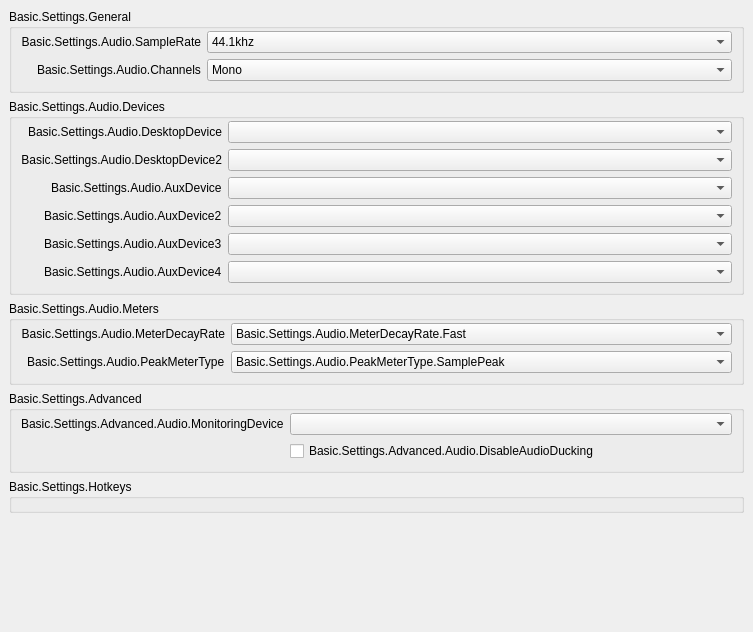
           <widget class="QWidget" name="scrollAreaWidgetContents_50">
            <property name="geometry">
             <rect>
              <x>0</x>
              <y>0</y>
              <width>753</width>
              <height>632</height>
             </rect>
            </property>
            <layout class="QVBoxLayout" name="verticalLayout_50">
             <property name="leftMargin">
              <number>0</number>
             </property>
             <property name="topMargin">
              <number>0</number>
             </property>
             <property name="rightMargin">
              <number>0</number>
             </property>
             <property name="bottomMargin">
              <number>9</number>
             </property>
             <item alignment="Qt::AlignTop">
              <widget class="QWidget" name="widget_50" native="true">
               <layout class="QVBoxLayout" name="verticalLayout_51">
                <item>
                 <widget class="QGroupBox" name="audioGeneralGroupBox">
                  <property name="title">
                   <string>Basic.Settings.General</string>
                  </property>
                  <layout class="QFormLayout" name="formLayout_52">
                   <property name="fieldGrowthPolicy">
                    <enum>QFormLayout::AllNonFixedFieldsGrow</enum>
                   </property>
                   <property name="labelAlignment">
                    <set>Qt::AlignRight|Qt::AlignTrailing|Qt::AlignVCenter</set>
                   </property>
                   <property name="topMargin">
                    <number>2</number>
                   </property>
                   <item row="0" column="0">
                    <widget class="QLabel" name="label_14">
                     <property name="minimumSize">
                      <size>
                       <width>170</width>
                       <height>0</height>
                      </size>
                     </property>
                     <property name="text">
                      <string>Basic.Settings.Audio.SampleRate</string>
                     </property>
                     <property name="alignment">
                      <set>Qt::AlignRight|Qt::AlignTrailing|Qt::AlignVCenter</set>
                     </property>
                     <property name="buddy">
                      <cstring>sampleRate</cstring>
                     </property>
                    </widget>
                   </item>
                   <item row="0" column="1">
                    <widget class="QComboBox" name="sampleRate">
                     <property name="currentText">
                      <string notr="true">44.1khz</string>
                     </property>
                     <property name="currentIndex">
                      <number>0</number>
                     </property>
                     <item>
                      <property name="text">
                       <string>44.1khz</string>
                      </property>
                     </item>
                     <item>
                      <property name="text">
                       <string>48khz</string>
                      </property>
                     </item>
                    </widget>
                   </item>
                   <item row="1" column="0">
                    <widget class="QLabel" name="label_15">
                     <property name="text">
                      <string>Basic.Settings.Audio.Channels</string>
                     </property>
                     <property name="buddy">
                      <cstring>channelSetup</cstring>
                     </property>
                    </widget>
                   </item>
                   <item row="1" column="1">
                    <widget class="QComboBox" name="channelSetup">
                     <property name="currentText">
                      <string>Mono</string>
                     </property>
                     <property name="currentIndex">
                      <number>0</number>
                     </property>
                     <item>
                      <property name="text">
                       <string>Mono</string>
                      </property>
                     </item>
                     <item>
                      <property name="text">
                       <string>Stereo</string>
                      </property>
                     </item>
                     <item>
                      <property name="text">
                       <string>2.1</string>
                      </property>
                     </item>
                     <item>
                      <property name="text">
                       <string>4.0</string>
                      </property>
                     </item>
                     <item>
                      <property name="text">
                       <string>4.1</string>
                      </property>
                     </item>
                     <item>
                      <property name="text">
                       <string>5.1</string>
                      </property>
                     </item>
                     <item>
                      <property name="text">
                       <string>7.1</string>
                      </property>
                     </item>
                    </widget>
                   </item>
                  </layout>
                 </widget>
                </item>
                <item>
                 <widget class="QGroupBox" name="audioDevicesGroupBox">
                  <property name="title">
                   <string>Basic.Settings.Audio.Devices</string>
                  </property>
                  <layout class="QFormLayout" name="formLayout_53">
                   <property name="fieldGrowthPolicy">
                    <enum>QFormLayout::AllNonFixedFieldsGrow</enum>
                   </property>
                   <property name="labelAlignment">
                    <set>Qt::AlignRight|Qt::AlignTrailing|Qt::AlignVCenter</set>
                   </property>
                   <property name="topMargin">
                    <number>2</number>
                   </property>
                   <item row="0" column="0">
                    <widget class="QLabel" name="label_2">
                     <property name="minimumSize">
                      <size>
                       <width>170</width>
                       <height>0</height>
                      </size>
                     </property>
                     <property name="text">
                      <string>Basic.Settings.Audio.DesktopDevice</string>
                     </property>
                     <property name="alignment">
                      <set>Qt::AlignRight|Qt::AlignTrailing|Qt::AlignVCenter</set>
                     </property>
                     <property name="buddy">
                      <cstring>desktopAudioDevice1</cstring>
                     </property>
                    </widget>
                   </item>
                   <item row="0" column="1">
                    <widget class="QComboBox" name="desktopAudioDevice1">
                     <property name="enabled">
                      <bool>true</bool>
                     </property>
                    </widget>
                   </item>
                   <item row="1" column="0">
                    <widget class="QLabel" name="label_3">
                     <property name="text">
                      <string>Basic.Settings.Audio.DesktopDevice2</string>
                     </property>
                     <property name="alignment">
                      <set>Qt::AlignRight|Qt::AlignTrailing|Qt::AlignVCenter</set>
                     </property>
                     <property name="buddy">
                      <cstring>desktopAudioDevice2</cstring>
                     </property>
                    </widget>
                   </item>
                   <item row="1" column="1">
                    <widget class="QComboBox" name="desktopAudioDevice2">
                     <property name="enabled">
                      <bool>true</bool>
                     </property>
                    </widget>
                   </item>
                   <item row="2" column="0">
                    <widget class="QLabel" name="label_4">
                     <property name="text">
                      <string>Basic.Settings.Audio.AuxDevice</string>
                     </property>
                     <property name="buddy">
                      <cstring>auxAudioDevice1</cstring>
                     </property>
                    </widget>
                   </item>
                   <item row="2" column="1">
                    <widget class="QComboBox" name="auxAudioDevice1">
                     <property name="enabled">
                      <bool>true</bool>
                     </property>
                    </widget>
                   </item>
                   <item row="3" column="0">
                    <widget class="QLabel" name="label_5">
                     <property name="text">
                      <string>Basic.Settings.Audio.AuxDevice2</string>
                     </property>
                     <property name="buddy">
                      <cstring>auxAudioDevice2</cstring>
                     </property>
                    </widget>
                   </item>
                   <item row="3" column="1">
                    <widget class="QComboBox" name="auxAudioDevice2">
                     <property name="enabled">
                      <bool>true</bool>
                     </property>
                    </widget>
                   </item>
                   <item row="4" column="0">
                    <widget class="QLabel" name="label_6">
                     <property name="text">
                      <string>Basic.Settings.Audio.AuxDevice3</string>
                     </property>
                     <property name="buddy">
                      <cstring>auxAudioDevice3</cstring>
                     </property>
                    </widget>
                   </item>
                   <item row="4" column="1">
                    <widget class="QComboBox" name="auxAudioDevice3">
                     <property name="enabled">
                      <bool>true</bool>
                     </property>
                    </widget>
                   </item>
                   <item row="5" column="1">
                    <widget class="QComboBox" name="auxAudioDevice4">
                     <property name="enabled">
                      <bool>true</bool>
                     </property>
                    </widget>
                   </item>
                   <item row="5" column="0">
                    <widget class="QLabel" name="label_67">
                     <property name="text">
                      <string>Basic.Settings.Audio.AuxDevice4</string>
                     </property>
                     <property name="buddy">
                      <cstring>auxAudioDevice4</cstring>
                     </property>
                    </widget>
                   </item>
                  </layout>
                 </widget>
                </item>
                <item>
                 <widget class="QGroupBox" name="audioMetersGroupBox">
                  <property name="title">
                   <string>Basic.Settings.Audio.Meters</string>
                  </property>
                  <layout class="QFormLayout" name="formLayout_54">
                   <property name="fieldGrowthPolicy">
                    <enum>QFormLayout::AllNonFixedFieldsGrow</enum>
                   </property>
                   <property name="labelAlignment">
                    <set>Qt::AlignRight|Qt::AlignTrailing|Qt::AlignVCenter</set>
                   </property>
                   <property name="topMargin">
                    <number>2</number>
                   </property>
                   <item row="0" column="0">
                    <widget class="QLabel" name="label_65">
                     <property name="minimumSize">
                      <size>
                       <width>170</width>
                       <height>0</height>
                      </size>
                     </property>
                     <property name="text">
                      <string>Basic.Settings.Audio.MeterDecayRate</string>
                     </property>
                     <property name="alignment">
                      <set>Qt::AlignRight|Qt::AlignTrailing|Qt::AlignVCenter</set>
                     </property>
                     <property name="buddy">
                      <cstring>meterDecayRate</cstring>
                     </property>
                    </widget>
                   </item>
                   <item row="0" column="1">
                    <widget class="QComboBox" name="meterDecayRate">
                     <property name="currentText">
                      <string>Basic.Settings.Audio.MeterDecayRate.Fast</string>
                     </property>
                     <property name="currentIndex">
                      <number>0</number>
                     </property>
                     <item>
                      <property name="text">
                       <string>Basic.Settings.Audio.MeterDecayRate.Fast</string>
                      </property>
                     </item>
                     <item>
                      <property name="text">
                       <string>Basic.Settings.Audio.MeterDecayRate.Medium</string>
                      </property>
                     </item>
                     <item>
                      <property name="text">
                       <string>Basic.Settings.Audio.MeterDecayRate.Slow</string>
                      </property>
                     </item>
                    </widget>
                   </item>
                   <item row="1" column="0">
                    <widget class="QLabel" name="label_66">
                     <property name="text">
                      <string>Basic.Settings.Audio.PeakMeterType</string>
                     </property>
                     <property name="buddy">
                      <cstring>peakMeterType</cstring>
                     </property>
                    </widget>
                   </item>
                   <item row="1" column="1">
                    <widget class="QComboBox" name="peakMeterType">
                     <property name="currentIndex">
                      <number>0</number>
                     </property>
                     <item>
                      <property name="text">
                       <string>Basic.Settings.Audio.PeakMeterType.SamplePeak</string>
                      </property>
                     </item>
                     <item>
                      <property name="text">
                       <string>Basic.Settings.Audio.PeakMeterType.TruePeak</string>
                      </property>
                     </item>
                    </widget>
                   </item>
                  </layout>
                 </widget>
                </item>
                <item>
                 <widget class="QGroupBox" name="audioAdvGroupBox">
                  <property name="title">
                   <string>Basic.Settings.Advanced</string>
                  </property>
                  <layout class="QFormLayout" name="formLayout_56">
                   <property name="fieldGrowthPolicy">
                    <enum>QFormLayout::AllNonFixedFieldsGrow</enum>
                   </property>
                   <property name="labelAlignment">
                    <set>Qt::AlignRight|Qt::AlignTrailing|Qt::AlignVCenter</set>
                   </property>
                   <property name="topMargin">
                    <number>2</number>
                   </property>
                   <item row="0" column="0">
                    <widget class="QLabel" name="monitoringDeviceLabel">
                     <property name="text">
                      <string>Basic.Settings.Advanced.Audio.MonitoringDevice</string>
                     </property>
                     <property name="buddy">
                      <cstring>monitoringDevice</cstring>
                     </property>
                    </widget>
                   </item>
                   <item row="0" column="1">
                    <widget class="QComboBox" name="monitoringDevice"/>
                   </item>
                   <item row="1" column="0">
                    <spacer name="horizontalSpacer_11">
                     <property name="orientation">
                      <enum>Qt::Horizontal</enum>
                     </property>
                     <property name="sizeHint" stdset="0">
                      <size>
                       <width>170</width>
                       <height>20</height>
                      </size>
                     </property>
                    </spacer>
                   </item>
                   <item row="1" column="1">
                    <widget class="QCheckBox" name="disableAudioDucking">
                     <property name="text">
                      <string>Basic.Settings.Advanced.Audio.DisableAudioDucking</string>
                     </property>
                    </widget>
                   </item>
                  </layout>
                 </widget>
                </item>
                <item>
                 <widget class="QGroupBox" name="audioHotkeysGroupBox">
                  <property name="title">
                   <string>Basic.Settings.Hotkeys</string>
                  </property>
                  <layout class="QFormLayout" name="audioSourceLayout">
                   <property name="fieldGrowthPolicy">
                    <enum>QFormLayout::AllNonFixedFieldsGrow</enum>
                   </property>
                   <property name="labelAlignment">
                    <set>Qt::AlignRight|Qt::AlignTrailing|Qt::AlignVCenter</set>
                   </property>
                   <property name="topMargin">
                    <number>2</number>
                   </property>
                  </layout>
                 </widget>
                </item>
               </layout>
              </widget>
             </item>
            </layout>
           </widget>
